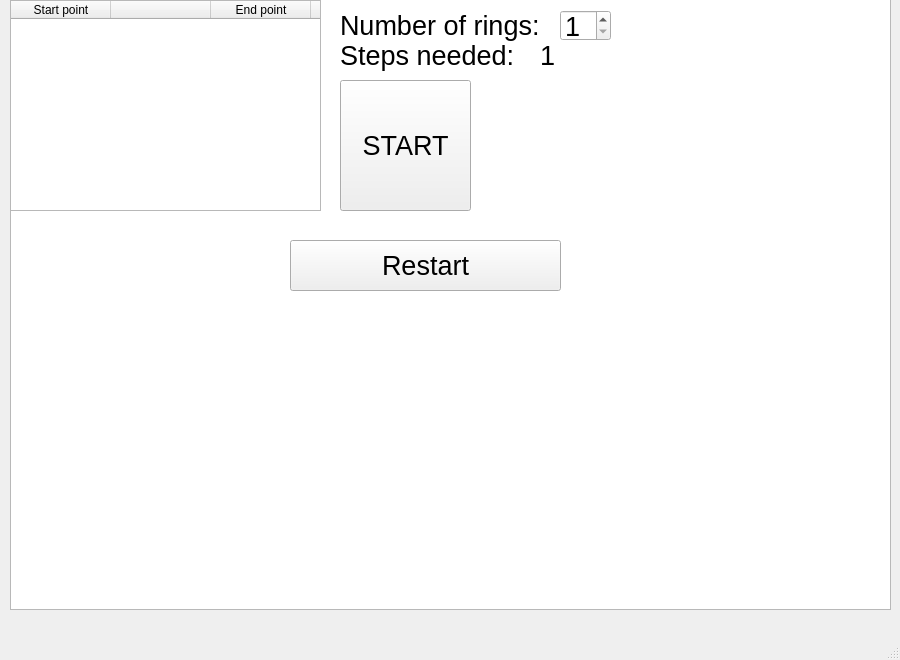
<?xml version="1.0" encoding="UTF-8"?>
<ui version="4.0">
 <class>MainWindow</class>
 <widget class="QMainWindow" name="MainWindow">
  <property name="geometry">
   <rect>
    <x>0</x>
    <y>0</y>
    <width>900</width>
    <height>660</height>
   </rect>
  </property>
  <property name="minimumSize">
   <size>
    <width>900</width>
    <height>660</height>
   </size>
  </property>
  <property name="maximumSize">
   <size>
    <width>900</width>
    <height>660</height>
   </size>
  </property>
  <property name="windowTitle">
   <string>MainWindow</string>
  </property>
  <widget class="QWidget" name="centralwidget">
   <widget class="QGraphicsView" name="graphicsView">
    <property name="geometry">
     <rect>
      <x>10</x>
      <y>-1</y>
      <width>881</width>
      <height>611</height>
     </rect>
    </property>
   </widget>
   <widget class="QPushButton" name="StartButton">
    <property name="geometry">
     <rect>
      <x>340</x>
      <y>80</y>
      <width>131</width>
      <height>131</height>
     </rect>
    </property>
    <property name="font">
     <font>
      <pointsize>20</pointsize>
      <bold>false</bold>
     </font>
    </property>
    <property name="text">
     <string>START</string>
    </property>
   </widget>
   <widget class="QSpinBox" name="spinBox">
    <property name="geometry">
     <rect>
      <x>560</x>
      <y>10</y>
      <width>51</width>
      <height>31</height>
     </rect>
    </property>
    <property name="font">
     <font>
      <pointsize>20</pointsize>
      <bold>false</bold>
     </font>
    </property>
    <property name="minimum">
     <number>1</number>
    </property>
    <property name="maximum">
     <number>10</number>
    </property>
    <property name="value">
     <number>1</number>
    </property>
   </widget>
   <widget class="QLabel" name="label">
    <property name="geometry">
     <rect>
      <x>340</x>
      <y>10</y>
      <width>221</width>
      <height>31</height>
     </rect>
    </property>
    <property name="font">
     <font>
      <pointsize>20</pointsize>
      <bold>false</bold>
     </font>
    </property>
    <property name="text">
     <string>Number of rings:</string>
    </property>
   </widget>
   <widget class="QTableWidget" name="table">
    <property name="geometry">
     <rect>
      <x>10</x>
      <y>0</y>
      <width>311</width>
      <height>211</height>
     </rect>
    </property>
    <property name="horizontalScrollBarPolicy">
     <enum>Qt::ScrollBarAlwaysOff</enum>
    </property>
    <column>
     <property name="text">
      <string>Start point</string>
     </property>
    </column>
    <column>
     <property name="text">
      <string/>
     </property>
    </column>
    <column>
     <property name="text">
      <string>End point</string>
     </property>
    </column>
    <column>
     <property name="text">
      <string/>
     </property>
    </column>
   </widget>
   <widget class="QPushButton" name="RestartBut">
    <property name="geometry">
     <rect>
      <x>290</x>
      <y>240</y>
      <width>271</width>
      <height>51</height>
     </rect>
    </property>
    <property name="font">
     <font>
      <pointsize>20</pointsize>
      <bold>false</bold>
     </font>
    </property>
    <property name="text">
     <string>Restart</string>
    </property>
   </widget>
   <widget class="QLabel" name="stepsLabel">
    <property name="geometry">
     <rect>
      <x>540</x>
      <y>40</y>
      <width>141</width>
      <height>31</height>
     </rect>
    </property>
    <property name="font">
     <font>
      <pointsize>20</pointsize>
     </font>
    </property>
    <property name="text">
     <string>1</string>
    </property>
   </widget>
   <widget class="QLabel" name="label_2">
    <property name="geometry">
     <rect>
      <x>340</x>
      <y>40</y>
      <width>221</width>
      <height>31</height>
     </rect>
    </property>
    <property name="font">
     <font>
      <pointsize>20</pointsize>
      <bold>false</bold>
     </font>
    </property>
    <property name="text">
     <string>Steps needed:</string>
    </property>
   </widget>
  </widget>
  <widget class="QMenuBar" name="menubar">
   <property name="geometry">
    <rect>
     <x>0</x>
     <y>0</y>
     <width>900</width>
     <height>23</height>
    </rect>
   </property>
  </widget>
  <widget class="QStatusBar" name="statusbar"/>
 </widget>
 <resources/>
 <connections/>
</ui>
